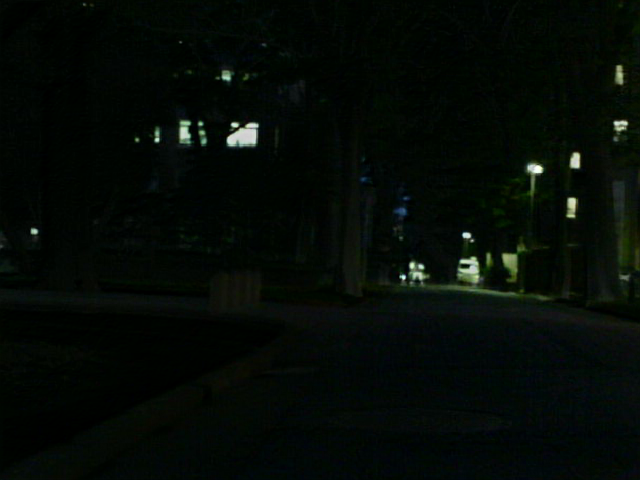
#> input picture SourceCode/Baseline/TarDAL/output/msrs/images/00020N.png, 640 x 480 px; its folder holds only this picture in this run
$ python evaluate_metrics.py   (older library calls are emulated)
#> lines starting #> are read from the running program, lines starting #| are printed output that depends on the picture
"""
图像融合质量评估脚本
计算 SSIM, PSNR, EN(熵), MI(互信息), SF(空间频率), AG(平均梯度), VIF 等指标
"""
import os
import cv2
import numpy as np
from pathlib import Path
from tqdm import tqdm
from skimage.metrics import structural_similarity as ssim
from skimage.metrics import peak_signal_noise_ratio as psnr
from scipy.ndimage import sobel
import warnings
warnings.filterwarnings('ignore')


def rgb2gray(img):
    """RGB转灰度"""
    if len(img.shape) == 3:
        return cv2.cvtColor(img, cv2.COLOR_BGR2GRAY)
    return img


def entropy(img):
    """计算图像熵 (EN)"""
    img = rgb2gray(img)
    hist = cv2.calcHist([img], [0], None, [256], [0, 256])
    hist = hist / hist.sum()
    hist = hist[hist > 0]
    return -np.sum(hist * np.log2(hist))


def mutual_information(img1, img2):
    """计算互信息 (MI)"""
    img1 = rgb2gray(img1).flatten()
    img2 = rgb2gray(img2).flatten()

    hist_2d, _, _ = np.histogram2d(img1, img2, bins=256)
    pxy = hist_2d / float(np.sum(hist_2d))
    px = np.sum(pxy, axis=1)
    py = np.sum(pxy, axis=0)
    px_py = px[:, None] * py[None, :]

    nzs = pxy > 0
    return np.sum(pxy[nzs] * np.log2(pxy[nzs] / px_py[nzs]))


def spatial_frequency(img):
    """计算空间频率 (SF)"""
    img = rgb2gray(img).astype(np.float64)

    # 行频率
    RF = np.sqrt(np.mean(np.diff(img, axis=1) ** 2))
    # 列频率
    CF = np.sqrt(np.mean(np.diff(img, axis=0) ** 2))

    return np.sqrt(RF ** 2 + CF ** 2)


def average_gradient(img):
    """计算平均梯度 (AG)"""
    img = rgb2gray(img).astype(np.float64)

    gx = sobel(img, axis=1)
    gy = sobel(img, axis=0)

    return np.mean(np.sqrt(gx ** 2 + gy ** 2))


def standard_deviation(img):
    """计算标准差 (SD)"""
    img = rgb2gray(img).astype(np.float64)
    return np.std(img)


def edge_intensity(img):
    """计算边缘强度 (EI)"""
    img = rgb2gray(img).astype(np.float64)

    sobelx = cv2.Sobel(img, cv2.CV_64F, 1, 0, ksize=3)
    sobely = cv2.Sobel(img, cv2.CV_64F, 0, 1, ksize=3)

    return np.mean(np.sqrt(sobelx ** 2 + sobely ** 2))


def calculate_ssim_with_source(fused, ir, vi):
    """计算融合图像与源图像的SSIM"""
    fused_gray = rgb2gray(fused)
    ir_gray = rgb2gray(ir)
    vi_gray = rgb2gray(vi)

    ssim_ir = ssim(fused_gray, ir_gray, data_range=255)
    ssim_vi = ssim(fused_gray, vi_gray, data_range=255)

    return ssim_ir, ssim_vi, (ssim_ir + ssim_vi) / 2


def calculate_psnr_with_source(fused, ir, vi):
    """计算融合图像与源图像的PSNR"""
    fused_gray = rgb2gray(fused)
    ir_gray = rgb2gray(ir)
    vi_gray = rgb2gray(vi)

    psnr_ir = psnr(ir_gray, fused_gray, data_range=255)
    psnr_vi = psnr(vi_gray, fused_gray, data_range=255)

    return psnr_ir, psnr_vi, (psnr_ir + psnr_vi) / 2


def Qabf(fused, ir, vi):
    """计算 Qabf 指标 (基于梯度的融合质量)"""
    fused = rgb2gray(fused).astype(np.float64)
    ir = rgb2gray(ir).astype(np.float64)
    vi = rgb2gray(vi).astype(np.float64)

    # Sobel算子
    gx_ir = cv2.Sobel(ir, cv2.CV_64F, 1, 0, ksize=3)
    gy_ir = cv2.Sobel(ir, cv2.CV_64F, 0, 1, ksize=3)
    gx_vi = cv2.Sobel(vi, cv2.CV_64F, 1, 0, ksize=3)
    gy_vi = cv2.Sobel(vi, cv2.CV_64F, 0, 1, ksize=3)
    gx_f = cv2.Sobel(fused, cv2.CV_64F, 1, 0, ksize=3)
    gy_f = cv2.Sobel(fused, cv2.CV_64F, 0, 1, ksize=3)

    # 梯度幅值
    g_ir = np.sqrt(gx_ir ** 2 + gy_ir ** 2)
    g_vi = np.sqrt(gx_vi ** 2 + gy_vi ** 2)
    g_f = np.sqrt(gx_f ** 2 + gy_f ** 2)

    # 简化的Qabf计算
    eps = 1e-10
    Qaf = np.sum(g_ir * g_f) / (np.sum(g_ir ** 2) + eps)
    Qbf = np.sum(g_vi * g_f) / (np.sum(g_vi ** 2) + eps)

    # 权重
    w_ir = g_ir / (g_ir + g_vi + eps)
    w_vi = g_vi / (g_ir + g_vi + eps)

    Qabf_val = np.mean(w_ir * Qaf + w_vi * Qbf)

    return min(Qabf_val, 1.0)


def evaluate_single_image(fused_path, ir_path, vi_path):
    """评估单张融合图像"""
    fused = cv2.imread(str(fused_path))
    ir = cv2.imread(str(ir_path))
    vi = cv2.imread(str(vi_path))

    if fused is None or ir is None or vi is None:
        return None

    # 确保尺寸一致
    h, w = ir.shape[:2]
    fused = cv2.resize(fused, (w, h))
    vi = cv2.resize(vi, (w, h))

    metrics = {}

    # SSIM
    ssim_ir, ssim_vi, ssim_avg = calculate_ssim_with_source(fused, ir, vi)
    metrics['SSIM_IR'] = ssim_ir
    metrics['SSIM_VI'] = ssim_vi
    metrics['SSIM_AVG'] = ssim_avg

    # PSNR
    psnr_ir, psnr_vi, psnr_avg = calculate_psnr_with_source(fused, ir, vi)
    metrics['PSNR_IR'] = psnr_ir
    metrics['PSNR_VI'] = psnr_vi
    metrics['PSNR_AVG'] = psnr_avg

    # 无参考指标
    metrics['EN'] = entropy(fused)  # 熵
    metrics['SF'] = spatial_frequency(fused)  # 空间频率
    metrics['AG'] = average_gradient(fused)  # 平均梯度
    metrics['SD'] = standard_deviation(fused)  # 标准差
    metrics['EI'] = edge_intensity(fused)  # 边缘强度

    # 融合质量指标
    metrics['MI_IR'] = mutual_information(fused, ir)  # 与IR的互信息
    metrics['MI_VI'] = mutual_information(fused, vi)  # 与VI的互信息
    metrics['MI_AVG'] = (metrics['MI_IR'] + metrics['MI_VI']) / 2
    metrics['Qabf'] = Qabf(fused, ir, vi)  # Qabf指标

    return metrics


def main():
    # 路径配置
    # 路径配置
    current_dir = Path(__file__).parent.resolve()
    fused_dir = current_dir / 'output/msrs/images'
    ir_dir = current_dir.parent.parent / 'Dataset/MSRS/test/ir'
    vi_dir = current_dir.parent.parent / 'Dataset/MSRS/test/vi'

    # 获取所有融合图像
    fused_images = sorted(fused_dir.glob('*.png'))

    print(f"找到 {len(fused_images)} 张融合图像")
    print("开始计算质量指标...\n")

    all_metrics = []

    for fused_path in tqdm(fused_images, desc="评估进度"):
        name = fused_path.name
        ir_path = ir_dir / name
        vi_path = vi_dir / name

        if not ir_path.exists() or not vi_path.exists():
            continue

        metrics = evaluate_single_image(fused_path, ir_path, vi_path)
#> in evaluate_single_image, fused is the input picture: shape (480, 640, 3); mean B, G, R 5.6, 10.3, 4.4
#> in calculate_ssim_with_source, `ssim_ir = ssim(fused_gray, ir_gray, data_range=255)`: ssim_ir = 1
#> in calculate_psnr_with_source, `psnr_ir = psnr(ir_gray, fused_gray, data_range=255)`: psnr_ir = inf
#> in entropy, `hist = cv2.calcHist([img], [0], None, [256], [0, 256])`: hist = 256 values, max 40046 at index 4, min 0 at index 224, mean 1200
#> in entropy, `hist = hist / hist.sum()`: hist = 256 values, max 0.13 at index 4, min 0 at index 224, mean 0.00391
#> in entropy, `hist = hist[hist > 0]`: hist = 248 values, max 0.13 at index 4, min 3.26e-06 at index 226, mean 0.00403
#> in spatial_frequency, `RF = np.sqrt(np.mean(np.diff(img, axis=1) ** 2))`: RF = 3.98
#> in spatial_frequency, `CF = np.sqrt(np.mean(np.diff(img, axis=0) ** 2))`: CF = 4.09
#> in average_gradient, `gx = sobel(img, axis=1)`:
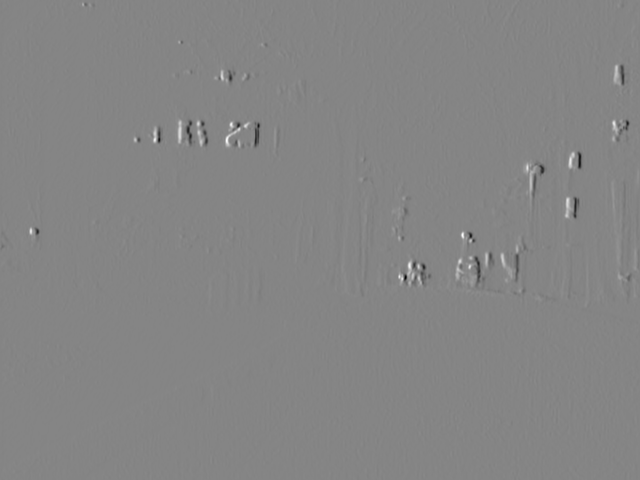
#> gx: shape (480, 640) float64; min -767, max 703, mean 0.1; drawn with min black and max white
#> in mutual_information, `hist_2d, _, _ = np.histogram2d(img1, img2, bins=256)`:
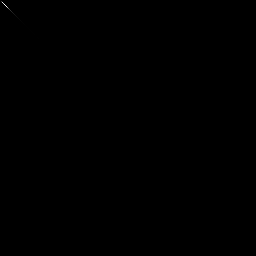
#> hist_2d: shape (256, 256) float64; min 0, max 40046, mean 4.7; drawn with min black and max white
#> in mutual_information, `px = np.sum(pxy, axis=1)`: px = 256 values, max 0.13 at index 4, min 0 at index 85, mean 0.00391
#> in mutual_information, `py = np.sum(pxy, axis=0)`: py has the same summary as px
#> in mutual_information, `nzs = pxy > 0`:
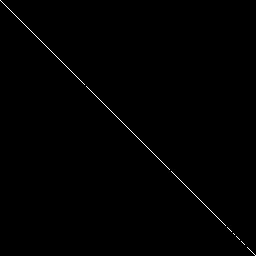
#> nzs: shape (256, 256) bool; 0.38% white in thin lines or dots
#> in Qabf, `g_ir = np.sqrt(gx_ir ** 2 + gy_ir ** 2)`:
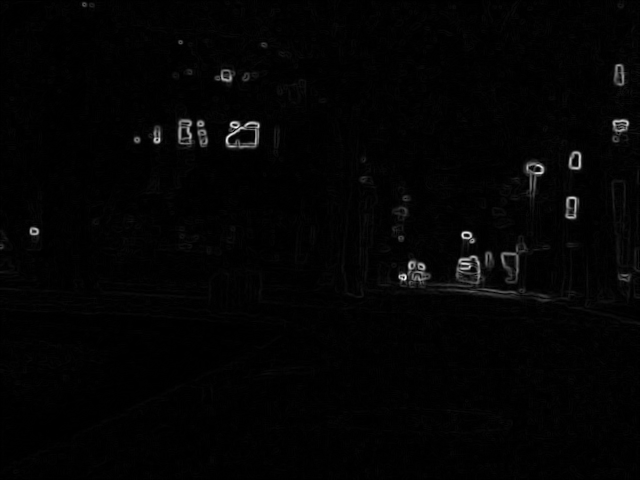
#> g_ir: shape (480, 640) float64; min 0, max 781.8, mean 12.6; drawn with min black and max white
#> in Qabf, `Qaf = np.sum(g_ir * g_f) / (np.sum(g_ir ** 2) + eps)`: Qaf = 1
#> in Qabf, `w_ir = g_ir / (g_ir + g_vi + eps)`:
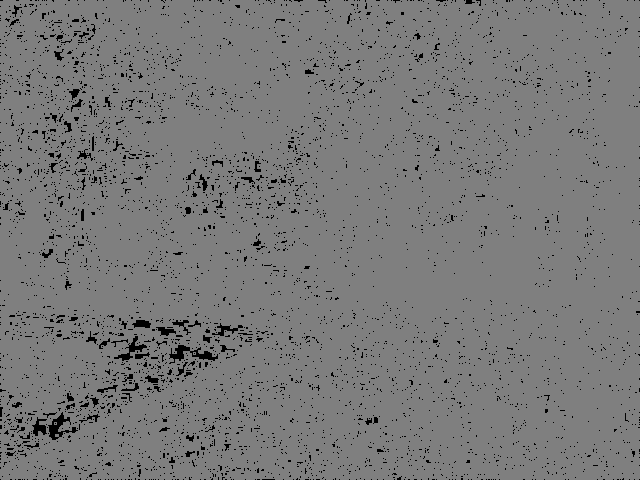
#> w_ir: shape (480, 640) float64; min 0, max 0.5, mean 0.478
#> in Qabf, `Qabf_val = np.mean(w_ir * Qaf + w_vi * Qbf)`: Qabf_val = 0.956
#> metrics = 15 items
        if metrics:
            metrics['name'] = name
            all_metrics.append(metrics)

    # 计算平均值
    if all_metrics:
        print("\n" + "=" * 60)
        print("图像融合质量评估结果")
        print("=" * 60)

        metric_names = ['SSIM_IR', 'SSIM_VI', 'SSIM_AVG', 'PSNR_IR', 'PSNR_VI', 'PSNR_AVG',
                        'EN', 'SF', 'AG', 'SD', 'EI', 'MI_IR', 'MI_VI', 'MI_AVG', 'Qabf']

        print(f"\n{'指标':<12} {'平均值':<12} {'最小值':<12} {'最大值':<12}")
        print("-" * 50)

        results = {}
        for metric in metric_names:
            values = [m[metric] for m in all_metrics]
            avg_val = np.mean(values)
            min_val = np.min(values)
            max_val = np.max(values)
            results[metric] = {'avg': float(avg_val), 'min': float(min_val), 'max': float(max_val)}
            print(f"{metric:<12} {avg_val:<12.4f} {min_val:<12.4f} {max_val:<12.4f}")
#> this loop made 15 passes
#> (values, avg_val, min_val, max_val) on passes 1 to 12: ([1], 1, 1, 1), ([1], 1, 1, 1), ([1], 1, 1, 1), ([inf], inf, inf, inf), ([inf], inf, inf, inf), ([inf], inf, inf, inf), ([3.97], 3.97, 3.97, 3.97), ([5.71], 5.71, 5.71, 5.71), ([12.64], 12.64, 12.64, 12.64), ([16.32], 16.32, 16.32, 16.32), ([12.63], 12.63, 12.63, 12.63), ([3.97], 3.97, 3.97, 3.97)
#| SSIM_IR      1.0000       1.0000       1.0000
#| SSIM_VI      1.0000       1.0000       1.0000
#| SSIM_AVG     1.0000       1.0000       1.0000
#| PSNR_IR      inf          inf          inf
#| PSNR_VI      inf          inf          inf
#| PSNR_AVG     inf          inf          inf
#| EN           3.9727       3.9727       3.9727
#| SF           5.7104       5.7104       5.7104
#> (further printed lines are left out)
#> after the loop, results = 15 items

        print("\n" + "=" * 60)
        print("指标说明:")
        print("-" * 60)
        print("SSIM: 结构相似性 (越高越好, 范围0-1)")
        print("PSNR: 峰值信噪比 (越高越好, 单位dB)")
        print("EN:   熵 (越高表示信息量越大)")
        print("SF:   空间频率 (越高表示细节越丰富)")
        print("AG:   平均梯度 (越高表示清晰度越好)")
        print("SD:   标准差 (越高表示对比度越好)")
        print("EI:   边缘强度 (越高表示边缘越清晰)")
        print("MI:   互信息 (越高表示保留源图像信息越多)")
        print("Qabf: 融合质量指标 (越高越好, 范围0-1)")
        print("=" * 60)

        # 保存结果
        import json
        result_path = fused_dir.parent / 'evaluation_results.json'
        with open(result_path, 'w') as f:
            json.dump(results, f, indent=2)
        print(f"\n评估结果已保存到: {result_path}")


if __name__ == '__main__':
    main()

$ run again, on SourceCode/Baseline/TarDAL/output/msrs/images/00024N.png
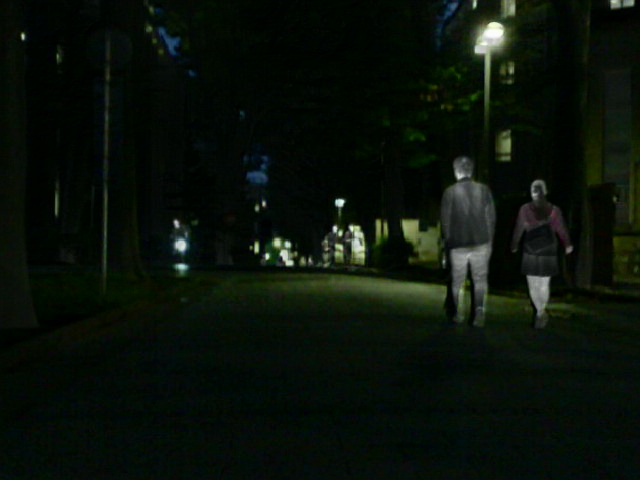
#> input picture SourceCode/Baseline/TarDAL/output/msrs/images/00024N.png, 640 x 480 px
#> in evaluate_single_image, fused is the input picture: shape (480, 640, 3); mean B, G, R 9.2, 17.2, 9.3
#> in calculate_ssim_with_source, `ssim_ir = ssim(fused_gray, ir_gray, data_range=255)`: ssim_ir = 1
#> in calculate_psnr_with_source, `psnr_ir = psnr(ir_gray, fused_gray, data_range=255)`: psnr_ir = inf
#> in entropy, `hist = cv2.calcHist([img], [0], None, [256], [0, 256])`: hist = 256 values, max 27405 at index 6, min 0 at index 253, mean 1200
#> in entropy, `hist = hist / hist.sum()`: hist = 256 values, max 0.0892 at index 6, min 0 at index 253, mean 0.00391
#> in entropy, `hist = hist[hist > 0]`: hist = 253 values, max 0.0892 at index 6, min 9.77e-06 at index 234, mean 0.00395
#> RF = 4.95
#> CF = 3.68
#> px = 256 values, max 0.0892 at index 6, min 0 at index 63, mean 0.00391
#> py has the same summary as px
#> nzs: shape (256, 256) bool; 0.39% white in thin lines or dots
#> in Qabf, `g_ir = np.sqrt(gx_ir ** 2 + gy_ir ** 2)`:
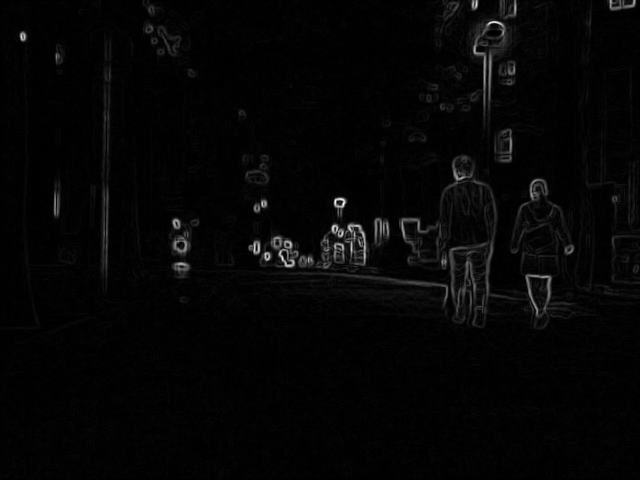
#> g_ir: shape (480, 640) float64; min 0, max 738.4, mean 17; drawn with min black and max white
#> Qaf = 1
#> in Qabf, `w_ir = g_ir / (g_ir + g_vi + eps)`:
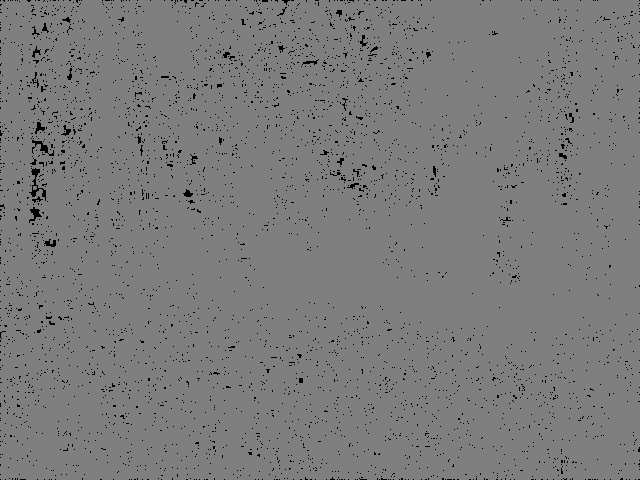
#> w_ir: shape (480, 640) float64; min 0, max 0.5, mean 0.486
#> Qabf_val = 0.973
#> metrics = 15 items
#> the loop in main, `for metric in metric_names:` made 15 passes
#> (values, avg_val, min_val, max_val) on passes 1 to 8: ([1], 1, 1, 1), ([1], 1, 1, 1), ([1], 1, 1, 1), ([inf], inf, inf, inf), ([inf], inf, inf, inf), ([inf], inf, inf, inf), ([4.81], 4.81, 4.81, 4.81), ([6.17], 6.17, 6.17, 6.17)
#> (printed output is left out)
